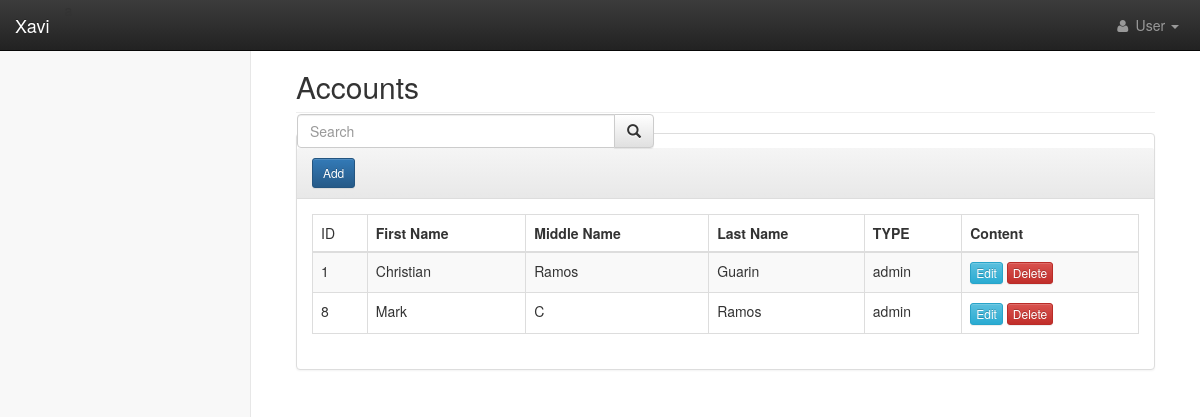
The page /index.php/master/account_index on the database its author committed.
### tables this page shows
CREATE TABLE IF NOT EXISTS `users` (
  `id` int(3) NOT NULL,
  `first_name` varchar(255) NOT NULL,
  `middle_name` varchar(255) NOT NULL,
  `last_name` varchar(255) NOT NULL,
  `username` varchar(255) NOT NULL,
  `password` varchar(255) NOT NULL,
  `access` enum('admin','accounting','collection','sales') DEFAULT NULL,
  `status` enum('active','inactive') NOT NULL
);

### application/controllers/master.php (called while the page is built, shortened)
<?php
class Master extends CI_Controller
{
	public function account_index()
	{
		 $this->load->library('pagination');
	 	 $limit = 2;
	 	 $start = $this->uri->segment(3);
	 	 $this->db->limit($limit, $start);
	 	 $keyword = $this->input->post('keyword');
	 	 $this->db->like('first_name', $keyword);
	   $query = $this->db->get('users');
	   $data['users'] = $query->result();
	   $data['main_content'] = 'master/account/index';
		 $this->load->view('layouts/main', $data);
	}
}

### index.php (called while the page is built, shortened)
<?php
require_once BASEPATH.'core/CodeIgniter.php';

### application/views/master/account/index.php (the view, shortened to what this page needs)
<div class="row">
	<div class="col-lg-12">
    <h2 class="page-header">Accounts</h2>
	</div>
</div>
<div class="row">
	<div class="col-lg-12">
    <div class="panel panel-default">
    	<div class="search">
	  		<?php echo form_open('master/account_index'); ?>
         	<div class="input-group col-lg-5">
        		<input type="text" class="form-control" placeholder="Search" name = "keyword"size="10px; ">
	        	<div class="input-group-btn">
	          	<button class="btn btn-default " type="submit" value = "Search"><i class="glyphicon glyphicon-search"></i></button>
	          </div>
      		</div>
	      <?php echo form_close(); ?>
      </div>
      <div class="panel-heading">
          <a class="btn btn-primary btn-sm" href="<?php echo base_url(); ?>master/account_add">Add</a>
      </div>
            <div class="panel-body">
                <div class="table-responsive">
                    <table class="table table-bordered table-hover table-striped">
	                    <thead>
	                        <tr>
	                            <td>ID</td>
	                            <th>First Name</th>
	                            <th>Middle Name</th>
	                            <th>Last Name</th>
	                            <th>TYPE</th>
	                            <th>Content</th>
	                        </tr>
	                     </thead>
                        <?php if(isset($users)) : ?>
                            <?php foreach($users as $user) : ?>
		                          <tr>
		                              <td><?php echo $user->id; ?></td>
		                              <td><?php echo $user->first_name; ?></td>
		                              <td><?php echo $user->middle_name; ?></td>
		                              <td><?php echo $user->last_name; ?></td>
		                              <td><?php echo $user->access; ?></td>
		                              <td>
		                                <a class="btn btn-xs btn-info" href="<?php echo base_url(); ?>master/account_edit/<?php echo $user->id; ?>">Edit</a>
		                                <a class="btn btn-xs btn-danger btn-sm delete-btn" onclick="return confirm('Do you want to delete?');" href="<?php echo base_url(); ?>master/account_delete/<?php echo $user->id; ?>">Delete</a>
		                              </td>
		                          </tr>
                            <?php endforeach; ?>
                        <?php endif; ?>
                    </table>
                </div>
            </div>
    </div>
  </div>
</div>

### application/views/layouts/main.php (shortened to what this page needs)
<!DOCTYPE html>
<html lang="en">
<head>
    <link href="<?php echo base_url(); ?>/assets/css/bootstrap.min.css" rel="stylesheet">
    <link href="<?php echo base_url(); ?>/assets/css/metisMenu.min.css" rel="stylesheet">
    <link href="<?php echo base_url(); ?>/assets/css/timeline.css" rel="stylesheet">
    <link href="<?php echo base_url(); ?>/assets/css/startmin.css" rel="stylesheet">
    <link href="<?php echo base_url(); ?>/assets/css/morris.css" rel="stylesheet">
    <link href="<?php echo base_url(); ?>/assets/css/font-awesome.min.css" rel="stylesheet" type="text/css">
    <link href="<?php echo base_url(); ?>/assets/css/jquery-ui.css" rel="stylesheet" type="text/css">
    <link rel="stylesheet" type="text/css" href="<?php echo base_url('assets/css/bootstrap-theme.min.css') ?>">
</head>
<body>
<div id="wrapper">
    <nav class="navbar navbar-inverse navbar-fixed-top" role="navigation">
        <div class="navbar-header">
            <a class="navbar-brand" href="<?php echo base_url(); ?>user/account">Xavi</a>
        </div>
        <ul class="nav navbar-right navbar-top-links">
            <li class="dropdown">
                <a class="dropdown-toggle" data-toggle="dropdown" href="#">
                    <i class="fa fa-user fa-fw"></i> <?php echo 'User' ?> <b class="caret"></b>
                </a>
            </li>
        </ul>
    </nav>
    <div id="page-wrapper">
        <div class="container-fluid">
            <?php $this->load->view($main_content); ?>
        </div>
    </div>
</div>
</body>
</html>

### assets/css/startmin.css (style rules this page uses)
body { background-color: #f8f8f8; }
#wrapper { width: 100%; }
#page-wrapper { padding: 30px 15px 0 15px; min-height: 568px; background-color: #fff; }
@media (min-width:768px) { #page-wrapper { position: inherit; margin-left: 250px; padding: 30px 30px 0 30px; border-left: 1px solid #e7e7e7; } }
.navbar-header { float: left; }
.navbar-right { text-align: right; }
.navbar-top-links { margin: 0; }
.navbar-top-links li { display: inline-block; }
.navbar-top-links li:last-child { margin-right: 6px; }
.navbar-top-links li a { padding: 15px; min-height: 50px; }
.navbar-top-links>li>a { color: #999; }

### application/views/layouts/main.php (style rules this page uses)
.form-control { width: 350px; }
form { margin-top: 50px; }
.search { margin-top: -70px; }

### rows shown on the page
users: id "1", first_name "Christian", middle_name "Ramos", last_name "Guarin", access "admin"
users: id "8", first_name "Mark", middle_name "C", last_name "Ramos", access "admin"
